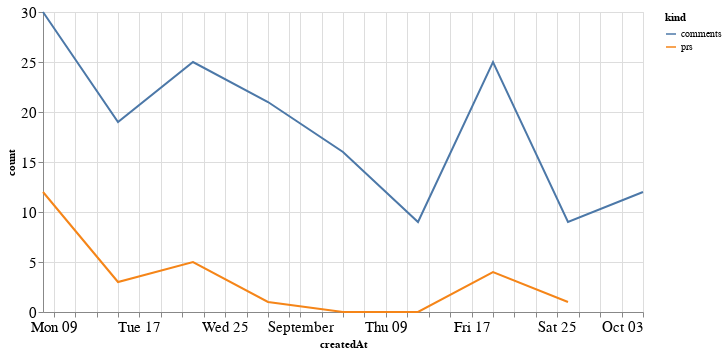

The cell this chart's notebook holds for it:
### Code cell
alt.Chart(total_time, width=600).mark_line().encode(
    x='createdAt',
    y='count',
    color='kind'
)

### Figure 1 — Vega-Lite specification as saved in the notebook (floating-point values rounded to 4 significant figures)
{"config": {"axisLeft": {"labelFontSize": 15}, "axisBottom": {"labelFontSize": 15}}, "data": {"name": "data-84c3eae9379363fc6cd1d237e8483ded"}, "mark": "line", "encoding": {"color": {"type": "nominal", "field": "kind"}, "x": {"type": "temporal", "field": "createdAt"}, "y": {"type": "quantitative", "field": "count"}}, "width": 600, "$schema": "https://vega.github.io/schema/vega-lite/v4.8.1.json", "datasets": {"data-84c3eae9379363fc6cd1d237e8483ded": [{"createdAt": "2021-08-08T00:00:00", "kind": "prs", "count": 12.0}, {"createdAt": "2021-08-15T00:00:00", "kind": "prs", "count": 3.0}, {"createdAt": "2021-08-22T00:00:00", "kind": "prs", "count": 5.0}, {"createdAt": "2021-08-29T00:00:00", "kind": "prs", "count": 1.0}, {"createdAt": "2021-09-05T00:00:00", "kind": "prs", "count": 0.0}, {"createdAt": "2021-09-12T00:00:00", "kind": "prs", "count": 0.0}, {"createdAt": "2021-09-19T00:00:00", "kind": "prs", "count": 4.0}, {"createdAt": "2021-09-26T00:00:00", "kind": "prs", "count": 1.0}, {"createdAt": "2021-10-03T00:00:00", "kind": "prs", "count": null}, {"createdAt": "2021-08-08T00:00:00", "kind": "comments", "count": 30.0}, {"createdAt": "2021-08-15T00:00:00", "kind": "comments", "count": 19.0}, {"createdAt": "2021-08-22T00:00:00", "kind": "comments", "count": 25.0}, {"createdAt": "2021-08-29T00:00:00", "kind": "comments", "count": 21.0}, {"createdAt": "2021-09-05T00:00:00", "kind": "comments", "count": 16.0}, {"createdAt": "2021-09-12T00:00:00", "kind": "comments", "count": 9.0}, {"createdAt": "2021-09-19T00:00:00", "kind": "comments", "count": 25.0}, {"createdAt": "2021-09-26T00:00:00", "kind": "comments", "count": 9.0}, {"createdAt": "2021-10-03T00:00:00", "kind": "comments", "count": 12.0}]}}
